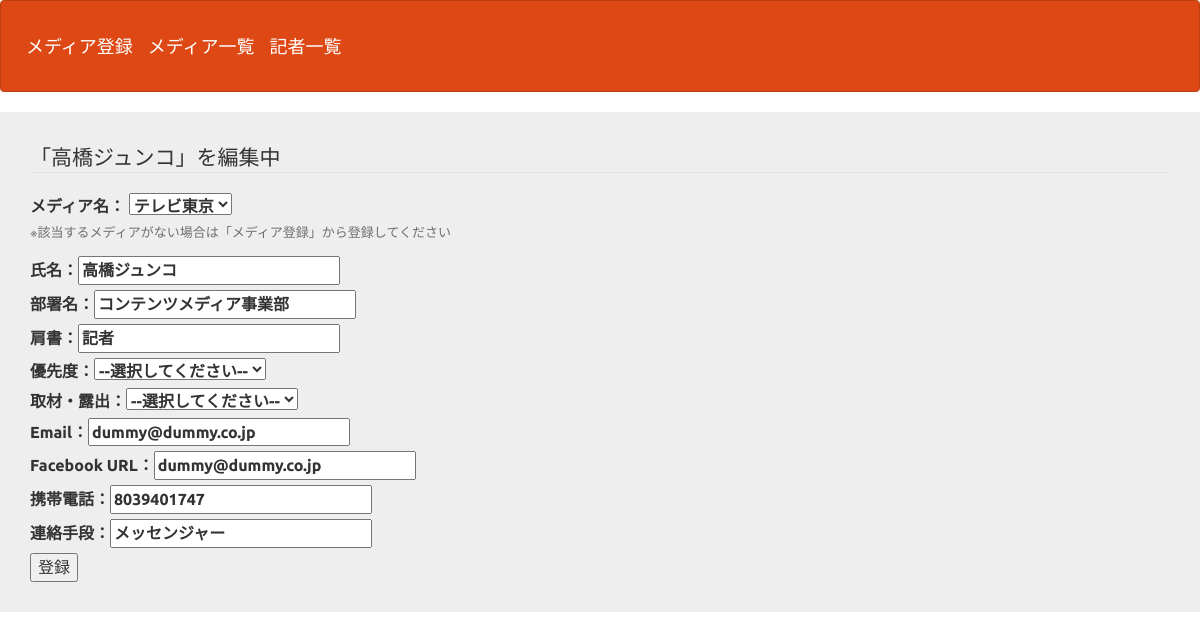
The app's page /journalist_detail.php?id=5 with its own data.
### tables this page shows
CREATE TABLE `journalist_table` (
  `journalist_id` int(11) NOT NULL,
  `name` varchar(64) NOT NULL,
  `department` varchar(64) DEFAULT NULL,
  `title` varchar(32) DEFAULT NULL,
  `status` varchar(32) NOT NULL,
  `priority` varchar(32) NOT NULL,
  `email` varchar(128) NOT NULL,
  `facebook` varchar(128) DEFAULT NULL,
  `tel_mobile` varchar(64) NOT NULL,
  `date_registered` date NOT NULL,
  `date_updated` date DEFAULT NULL,
  `approach_preferred` varchar(64) DEFAULT NULL,
  `media_id` int(32) DEFAULT NULL,
  `media_name` varchar(32) DEFAULT NULL
);

### journalist_detail.php (the view, shortened to what this page needs)
<?php
$id = $_GET['id'];
$pdo = db_connect();
$stmt = $pdo->prepare('SELECT * FROM journalist_table WHERE journalist_id =:id;');
$stmt->bindValue(':id',$id,PDO::PARAM_INT);
$status = $stmt->execute();
$result = '';
if ($status === false) {
    $error = $stmt->errorInfo();
    exit('SQLError:' . print_r($error, true));
} else {
    $result = $stmt->fetch();
}
?>
<!DOCTYPE html>
<html lang="ja">
<head>
    <link href="css/bootstrap.min.css" rel="stylesheet">
</head>
<body>
    <header>
        <nav class="navbar navbar-default">
            <div class="container-fluid">
                <div class="navbar-header">
                    <a class="navbar-brand" href="media_register.php">メディア登録</a>
                    <a class="navbar-brand" href="select.php">メディア一覧</a>
                <a class="navbar-brand" href="journalist_select.php">記者一覧</a>
            </div>
            </div>
        </nav>
    </header>
    <form method="post" action="journalist_update.php">
        <div class="jumbotron" style = "padding: 30px;">
            <fieldset>
                <legend>「<?= $result['name']?>」を編集中</legend>
                <label>メディア名：
                <?php
                try {
                    $pdo = new PDO('mysql:dbname=gs_php02_submit;charset=utf8;host=localhost','root','');
                    } catch (PDOException $e) {
                    exit('DBConnectError:'.$e->getMessage());
                }
                $sql = 'select * from journalist_table';
                $data ="";
                if ($stmt = $pdo->query($sql)) {
                foreach($stmt as $data_val){
                    $data .= "<option value='". $data_val['media_name'];
                    $data .= "'>". $data_val['media_name']. "</option>";
                    }
                }
                ?>
                <select name='media_name'>
                <?php
                echo $data; ?>
                </select></label><br>
                <p style="font-size: 13px; color: #6F6F6F;">※該当するメディアがない場合は「メディア登録」から登録してください</p>
                <label>氏名：<input type="text" name="name" value ="<?= $result['name']?>"></label><br>
                <label>部署名：<input type="text" name="department" value="<?= $result['department'] ?>"></label><br>
                <label>肩書：<input type="text" name="title" value="<?= $result['title'] ?>"></label><br>
                <label>優先度：<select name="priority" value="<?= $result['priority'] ?>">
                    <option value="未選択">--選択してください--</option>
                    </select>
                </label><br>
                <label>取材・露出：<select name="status">
                    <option value="未選択">--選択してください--</option>
                </select>
                </label><br>
                <label>Email：<input type="text" name="email" value="<?= $result['email'] ?>"></label><br>
                <label>Facebook URL：<input type="text" name="facebook" value="<?= $result['facebook'] ?>"></label><br>
                <label>携帯電話：<input type="text" name="tel_mobile" value="<?= $result['tel_mobile'] ?>"></label><br>
                <label>連絡手段：<input type="text" name="approach_preferred"  value="<?= $result['approach_preferred'] ?>"></label><br>
                <input type="submit" value="登録">
            </fieldset>
        </div>
    </form>
</body>
</html>

### journalist_detail.php (style rules this page uses)
div { padding: 10px; font-size: 16px; }

### records on screen
journalist_table: name "高橋ジュンコ", department "コンテンツメディア事業部", title "記者", priority "--選択してください--", email "dummy@dummy.co.jp", facebook "dummy@dummy.co.jp", tel_mobile "8039401747", approach_preferred "メッセンジャー"

### other values on screen
form field media_name "テレビ東京"
